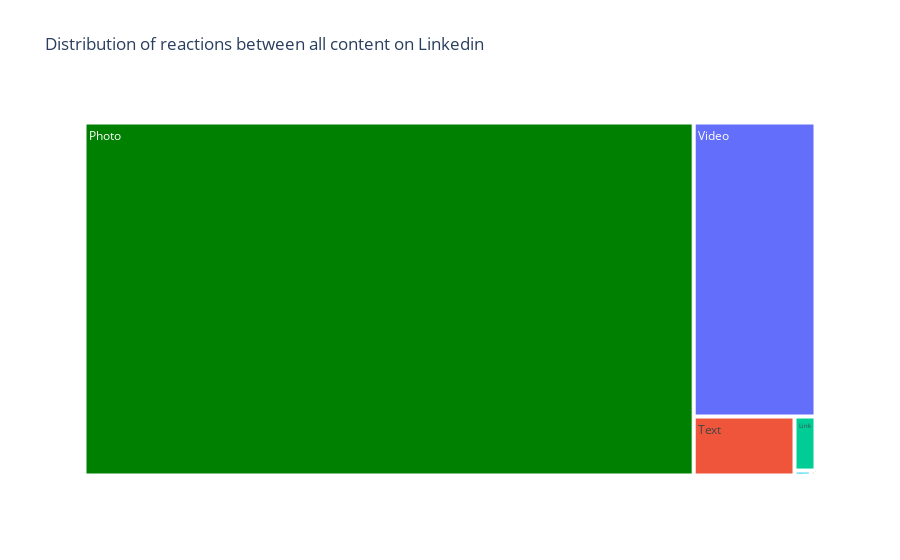
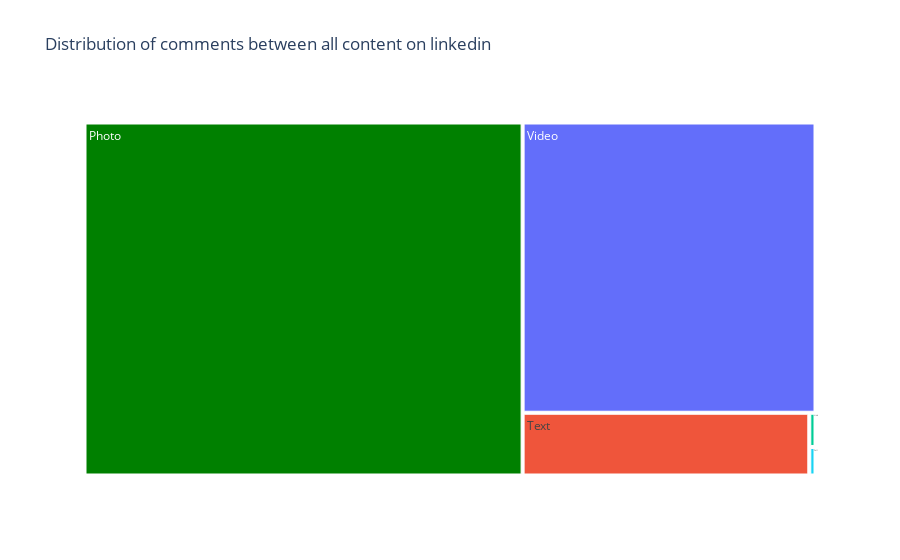

Source (notebook cell) for these figures, in order:
### Markdown cell above
# INSIGHTS
The observation between the two scatter plots
In the initial scatter plot, there is a positive correlation between the variables, and the data points for all content types are widely dispersed. This dispersion is particularly noticeable for the 'photo' data points, and there are no exceptional outliers in the plot.

### Code cell
color_discrete_map = {
    'Photo': 'Green',
    'Video': 'Cividis',
    'Text': 'Paired',
    'Link': 'Viridis'
}

# Create a treemap with custom colors
fig = px.treemap(data_linkedin, 
                 path=['Content_Type'], 
                 values='Reactions',
                 color='Content_Type',
                 color_discrete_map=color_discrete_map,  # Assign custom colors
                 hover_data=['Comments', 'Saves','Shares'], 
                 title='Distribution of reactions between all content on Linkedin')

fig.show()


color_discrete_map = {
    'Photo': 'Green',
    'Video': 'Cividis',
    'Text': 'Paired',
    'Link': 'Viridis'
}

# Create a treemap with custom colors
fig = px.treemap(data_linkedin, 
                 path=['Content_Type'], 
                 values='Comments',
                 color='Content_Type',
                 color_discrete_map=color_discrete_map,  # Assign custom colors
                 hover_data=['Reactions', 'Saves','Shares'], 
                 title='Distribution of comments between all content on linkedin')

fig.show()







color_discrete_map = {
    'Photo': 'Green',
    'Video': 'Cividis',
    'Text': 'Paired',
    'Link': 'Viridis'
}

# Create a treemap with custom colors
fig = px.treemap(data_linkedin, 
                 path=['Content_Type'], 
                 values='Shares',
                 color='Content_Type',
                 color_discrete_map=color_discrete_map,  # Assign custom colors
                 hover_data=['Reactions', 'Comments','Saves'], 
                 title='Distribution of shares between all content on linkedin')

fig.show()

### Figure 1 — Plotly figure (JSON) as saved in the notebook; plotly's stock layout.template omitted (floating-point values rounded to 4 significant figures)
{"data": [{"branchvalues": "total", "customdata": [[0, null, 0, "Document"], ["(?)", null, "(?)", "Photo"], ["(?)", null, 0, "Poll"], ["(?)", null, "(?)", "Text"], ["(?)", null, "(?)", "Video"], ["(?)", null, "(?)", "Link"]], "domain": {"x": [0, 1], "y": [0, 1]}, "hovertemplate": "labels=%{label}<br>Reactions=%{value}<br>parent=%{parent}<br>id=%{id}<br>Comments=%{customdata[0]}<br>Saves=%{customdata[1]}<br>Shares=%{customdata[2]}<br>Content_Type=%{customdata[3]}<extra></extra>", "ids": ["Document", "Photo", "Poll", "Text", "Video", "Link"], "labels": ["Document", "Photo", "Poll", "Text", "Video", "Link"], "marker": {"colors": ["#FFA15A", "Green", "#19d3f3", "Paired", "Cividis", "Viridis"]}, "name": "", "parents": ["", "", "", "", "", ""], "type": "treemap", "values": [9, 83123, 31, 2299, 13846, 438]}], "layout": {"legend": {"tracegroupgap": 0}, "title": {"text": "Distribution of reactions between all content on Linkedin"}}}

### Figure 2 — Plotly figure (JSON) as saved in the notebook; plotly's stock layout.template omitted (floating-point values rounded to 4 significant figures)
{"data": [{"branchvalues": "total", "customdata": [[9, null, 0, "Document"], ["(?)", null, "(?)", "Photo"], ["(?)", null, 0, "Poll"], ["(?)", null, "(?)", "Text"], ["(?)", null, "(?)", "Video"], ["(?)", null, "(?)", "Link"]], "domain": {"x": [0, 1], "y": [0, 1]}, "hovertemplate": "labels=%{label}<br>Comments=%{value}<br>parent=%{parent}<br>id=%{id}<br>Reactions=%{customdata[0]}<br>Saves=%{customdata[1]}<br>Shares=%{customdata[2]}<br>Content_Type=%{customdata[3]}<extra></extra>", "ids": ["Document", "Photo", "Poll", "Text", "Video", "Link"], "labels": ["Document", "Photo", "Poll", "Text", "Video", "Link"], "marker": {"colors": ["#FFA15A", "Green", "#19d3f3", "Paired", "Cividis", "Viridis"]}, "name": "", "parents": ["", "", "", "", "", ""], "type": "treemap", "values": [0, 4375, 5, 509, 2405, 6]}], "layout": {"legend": {"tracegroupgap": 0}, "title": {"text": "Distribution of comments between all content on linkedin"}}}
